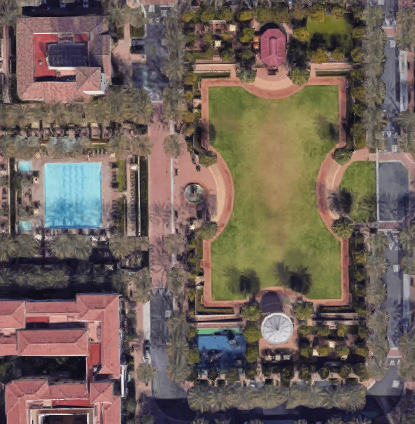
#> input picture pi_scripts/Legacy/thePark.png, 415 x 424 px
$ python imshow.py
#> lines starting #> are read from the running program, lines starting #| are printed output that depends on the picture
import matplotlib.pyplot as plt

image_name = 'thePark.png'

im = plt.imread(image_name)
#> im is the input picture: shape (424, 415, 4) float32; mean R, G, B, A 0.437, 0.381, 0.349, 1
implot = plt.imshow(im)
#plt.ylim(200,400)
#plt.xlim(100,300)

# put a blue dot at (10, 20)
plt.scatter([10], [20])

# put a red dot, size 40, at 2 locations:
plt.scatter(x=[30, 40], y=[50, 60], c='r', s=40)

plt.show()
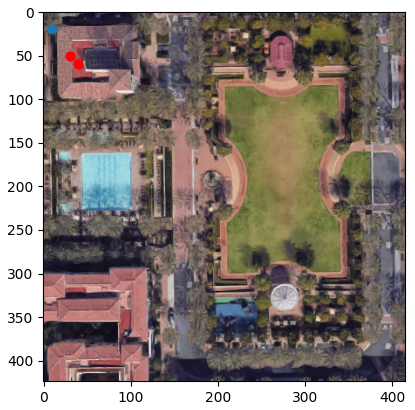
#> figure drawn by matplotlib, 1 panel
